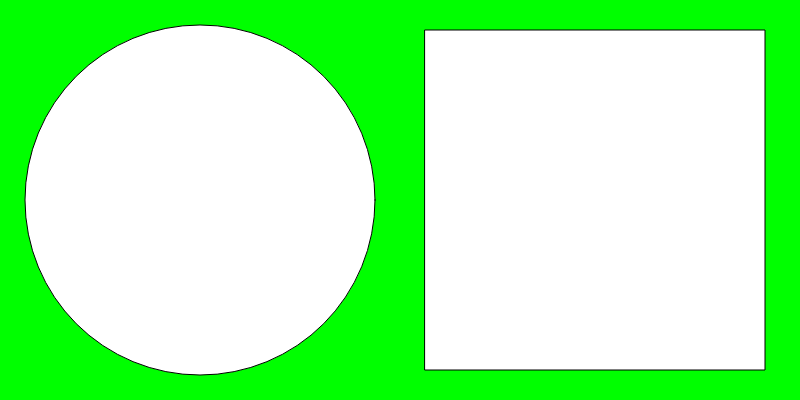
Frame 1 (no input)
Frame 60 (no input): identical to frame 1, image omitted
Frame 120 (the mouse pressed at the canvas centre since frame 60): identical to frame 1, image omitted

The p5.js sketch that drew this single still picture (run headless with seeded random() and noise() and a simulated clock; from frame 60 on, the mouse is pressed at the canvas centre):

// p5.js sketch
// ── sketch.js
function setup() {
  createCanvas(800, 400);
}

function draw() {
  background(0, 255, 0);
  circle(200, 200, 350);
  square(425, 30, 340);
}
